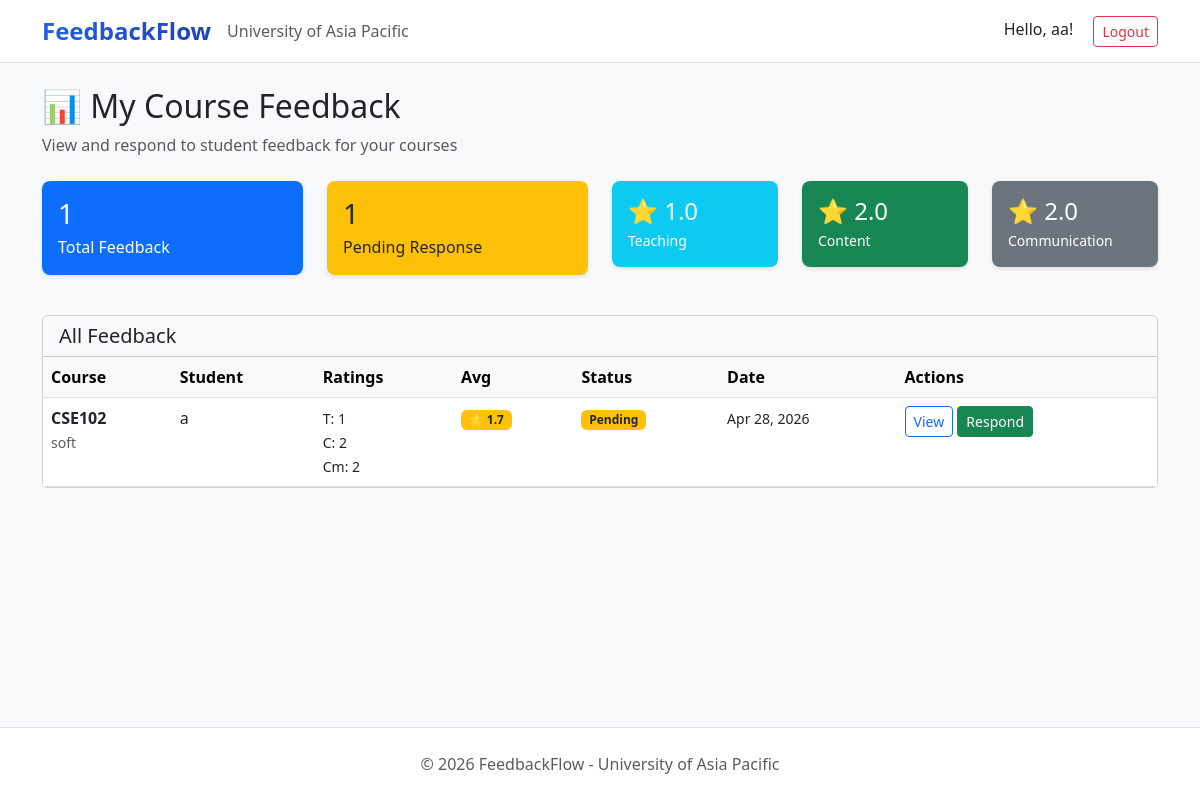
Before: /feedback/faculty/list/ (signed in) with the older database file.
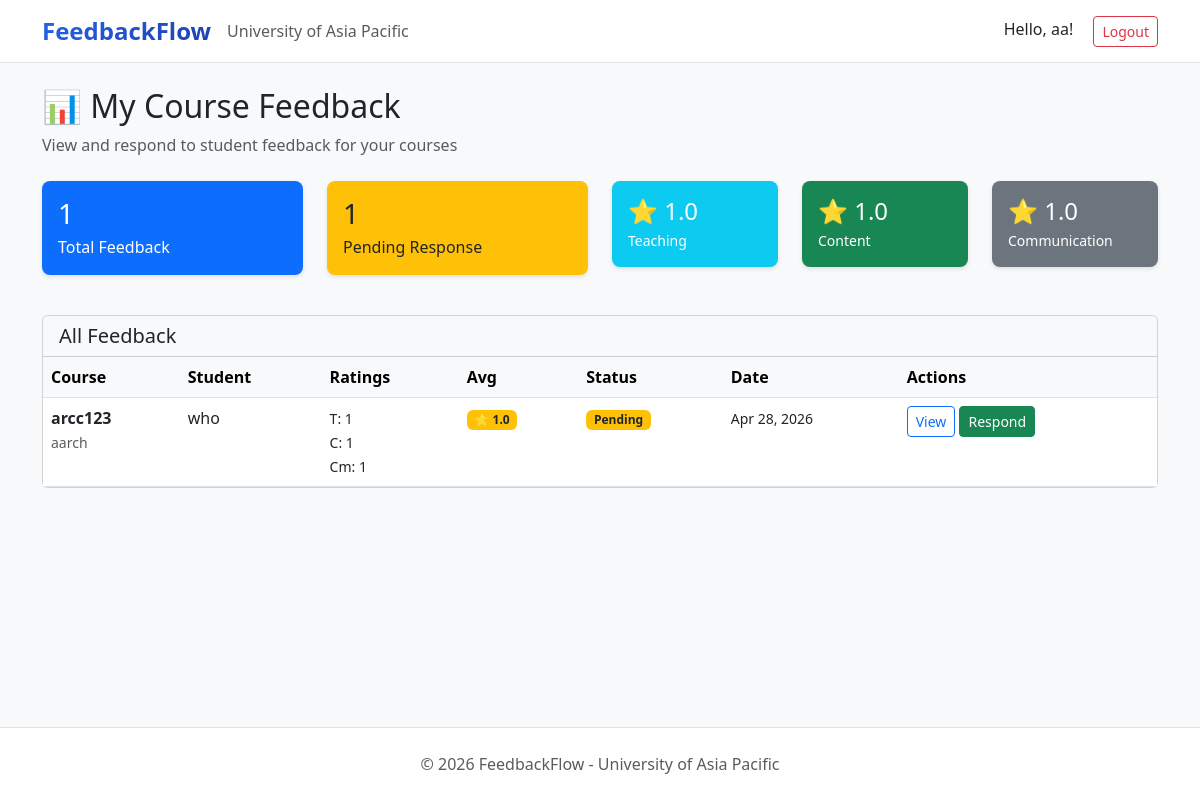
After: the same page with the newer database file.
### users/models.py (models this page shows, shortened)
class User(AbstractBaseUser, PermissionsMixin):
    ROLE_CHOICES = (
        ('Student', 'Student'),
        ('Faculty', 'Faculty'),
        ('HOD', 'Head of Department'),
        ('Staff', 'Staff'),
        ('Admin', 'Administrator'),
    )
    DEPARTMENT_CHOICES = (
        ('DBA', 'Department of Business Administration'),
        ('CSE', 'Department of Computer Science and Engineering'),
        ('CE', 'Department of Civil Engineering'),
        ('EEE', 'Department of Electrical and Electronic Engineering'),
        ('Pharmacy', 'Department of Pharmacy'),
        ('Law', 'Department of Law and Human Rights'),
        ('English', 'Department of English'),
        ('Architecture', 'Department of Architecture'),
    )
    email = models.EmailField(unique=True, max_length=255)
    full_name = models.CharField(max_length=150)
    role = models.CharField(max_length=20, choices=ROLE_CHOICES)
    department = models.CharField(max_length=100, choices=DEPARTMENT_CHOICES, null=True, blank=True)
    student_id = models.CharField(max_length=50, unique=True, null=True, blank=True)
    is_active = models.BooleanField(default=True)
    is_staff = models.BooleanField(default=False)
    created_at = models.DateTimeField(auto_now_add=True)
    updated_at = models.DateTimeField(auto_now=True)
    USERNAME_FIELD = 'email'
    REQUIRED_FIELDS = ['full_name']
    objects = UserManager()
    class Meta:
        verbose_name = 'User'
        verbose_name_plural = 'Users'
        ordering = ['-created_at']
    def get_short_name(self):
        return self.full_name.split()[0] if self.full_name else self.email

### feedback/models.py (models this page shows, shortened)
class Feedback(models.Model):
    STATUS_CHOICES = (
        ('Pending', 'Pending Review'),
        ('Reviewed', 'Reviewed'),
        ('Responded', 'Responded'),
    )
    student = models.ForeignKey(
        settings.AUTH_USER_MODEL,
        on_delete=models.CASCADE,
        related_name='feedback_submitted'
    )
    course = models.ForeignKey(
        Course,
        on_delete=models.CASCADE,
        related_name='feedback_received'
    )
    faculty = models.ForeignKey(
        settings.AUTH_USER_MODEL,
        on_delete=models.SET_NULL,
        null=True,
        blank=True,
        related_name='feedback_received',
        limit_choices_to={'role__in': ['Faculty', 'HOD']}
    )
    teaching_rating = models.IntegerField(
        validators=[MinValueValidator(1), MaxValueValidator(5)],
        help_text='Rate teaching quality (1-5 stars)'
    )
    content_rating = models.IntegerField(
        validators=[MinValueValidator(1), MaxValueValidator(5)],
        help_text='Rate course content (1-5 stars)'
    )
    communication_rating = models.IntegerField(
        validators=[MinValueValidator(1), MaxValueValidator(5)],
        help_text='Rate communication (1-5 stars)'
    )
    comments = models.TextField(blank=True, null=True)
    SECTION_CHOICES = (
        ('A', 'Section A'),
        ('B', 'Section B'),
        ('C', 'Section C'),
        ('D', 'Section D'),
    )
    class_section = models.CharField(
        max_length=1,
        choices=SECTION_CHOICES,
        blank=True,
        null=True
    )
    is_anonymous = models.BooleanField(default=False)
    status = models.CharField(
        max_length=20,
        choices=STATUS_CHOICES,
        default='Pending'
    )
    submitted_at = models.DateTimeField(auto_now_add=True)
    reviewed_at = models.DateTimeField(blank=True, null=True)
    class Meta:
        ordering = ['-submitted_at']
        verbose_name = 'Feedback'
        verbose_name_plural = 'Feedback'
        unique_together = ['student', 'course']
    def get_average_rating(self):
        return round((self.teaching_rating + self.content_rating + self.communication_rating) / 3, 1)

class Course(models.Model):
    course_code = models.CharField(max_length=20, unique=True)
    course_name = models.CharField(max_length=200)
    department = models.CharField(max_length=100)
    semester = models.CharField(max_length=50)
    is_active = models.BooleanField(default=True)
    created_at = models.DateTimeField(auto_now_add=True)
    class Meta:
        ordering = ['course_code']
        verbose_name = 'Course'
        verbose_name_plural = 'Courses'

### feedback/views.py (the view)
# urls.py: path('faculty/list/', views.faculty_feedback_list, name='faculty_feedback_list'),
@login_required
def faculty_feedback_list(request):
    if request.user.role not in ['Faculty', 'HOD']:
        messages.error(request, 'Access denied. Faculty only.')
        return redirect('login')
    feedback_list = Feedback.objects.filter(
        faculty=request.user
    ).select_related('course', 'student').order_by('-submitted_at')
    total_feedback = feedback_list.count()
    pending_response = feedback_list.filter(status='Pending').count()
    avg_ratings = feedback_list.aggregate(
        avg_teaching=Avg('teaching_rating'),
        avg_content=Avg('content_rating'),
        avg_communication=Avg('communication_rating')
    )
    context = {
        'feedback_list': feedback_list,
        'total_feedback': total_feedback,
        'pending_response': pending_response,
        'avg_teaching': round(avg_ratings['avg_teaching'] or 0, 1),
        'avg_content': round(avg_ratings['avg_content'] or 0, 1),
        'avg_communication': round(avg_ratings['avg_communication'] or 0, 1),
        'page_title': 'My Course Feedback'
    }
    return render(request, 'feedback/faculty_feedback_list.html', context)

### feedback/templates/feedback/faculty_feedback_list.html (shortened to what this page needs)
{% extends 'users/base.html' %}
{% block content %}
<div class="container mt-4">
    <div class="mb-4">
        <h2>📊 My Course Feedback</h2>
        <p class="text-muted mb-0">View and respond to student feedback for your courses</p>
    </div>
    <div class="row mb-4">
        <div class="col-md-3 mb-3">
            <div class="stat-card-small bg-primary text-white">
                <h3 class="mb-1">{{ total_feedback }}</h3>
                <p class="mb-0">Total Feedback</p>
            </div>
        </div>
        <div class="col-md-3 mb-3">
            <div class="stat-card-small bg-warning text-dark">
                <h3 class="mb-1">{{ pending_response }}</h3>
                <p class="mb-0">Pending Response</p>
            </div>
        </div>
        <div class="col-md-2 mb-3">
            <div class="stat-card-small bg-info text-white">
                <h4 class="mb-1">⭐ {{ avg_teaching }}</h4>
                <p class="mb-0 small">Teaching</p>
            </div>
        </div>
        <div class="col-md-2 mb-3">
            <div class="stat-card-small bg-success text-white">
                <h4 class="mb-1">⭐ {{ avg_content }}</h4>
                <p class="mb-0 small">Content</p>
            </div>
        </div>
        <div class="col-md-2 mb-3">
            <div class="stat-card-small bg-secondary text-white">
                <h4 class="mb-1">⭐ {{ avg_communication }}</h4>
                <p class="mb-0 small">Communication</p>
            </div>
        </div>
    </div>
    {% if feedback_list %}
        <div class="card">
            <div class="card-header bg-light">
                <h5 class="mb-0">All Feedback</h5>
            </div>
            <div class="card-body p-0">
                <div class="table-responsive">
                    <table class="table table-hover mb-0">
                        <thead class="table-light">
                            <tr>
                                <th>Course</th>
                                <th>Student</th>
                                <th>Ratings</th>
                                <th>Avg</th>
                                <th>Status</th>
                                <th>Date</th>
                                <th>Actions</th>
                            </tr>
                        </thead>
                        <tbody>
                            {% for feedback in feedback_list %}
                            <tr>
                                <td>
                                    <strong>{{ feedback.course.course_code }}</strong><br>
                                    <small class="text-muted">{{ feedback.course.course_name|truncatewords:4 }}</small>
                                </td>
                                <td>
                                    {% if feedback.is_anonymous %}
                                        <span class="badge bg-secondary">Anonymous</span>
                                    {% else %}
                                        {{ feedback.student.full_name }}
                                    {% endif %}
                                </td>
                                <td>
                                    <small>
                                        T: {{ feedback.teaching_rating }}<br>
                                        C: {{ feedback.content_rating }}<br>
                                        Cm: {{ feedback.communication_rating }}
                                    </small>
                                </td>
                                <td>
                                    <span class="badge bg-warning text-dark">
                                        ⭐ {{ feedback.get_average_rating }}
                                    </span>
                                </td>
                                <td>
                                    <span class="badge
                                        {% if feedback.status == 'Pending' %}bg-warning text-dark
                                        {% elif feedback.status == 'Reviewed' %}bg-success
                                        {% elif feedback.status == 'Responded' %}bg-primary
                                        {% endif %}">
                                        {{ feedback.status }}
                                    </span>
                                </td>
                                <td>
                                    <small>{{ feedback.submitted_at|date:"M d, Y" }}</small>
                                </td>
                                <td>
                                    <a href="{% url 'feedback_detail' feedback.id %}" class="btn btn-sm btn-outline-primary">
                                        View
                                    </a>
                                    {% if feedback.status == 'Pending' %}
                                        <a href="{% url 'respond_to_feedback' feedback.id %}" class="btn btn-sm btn-success">
                                            Respond
                                        </a>
                                    {% endif %}
                                </td>
                            </tr>
                            {% endfor %}
                        </tbody>
                    </table>
                </div>
            </div>
        </div>
    {% endif %}
</div>
{% endblock %}

### users/templates/users/base.html (shortened to what this page needs)
<!DOCTYPE html>
<html lang="en">
<head>
    <link href="https://cdn.jsdelivr.net/npm/bootstrap@5.3.0/dist/css/bootstrap.min.css" rel="stylesheet">
</head>
<body>
    <nav class="navbar navbar-expand-lg navbar-light bg-white border-bottom">
        <div class="container">
            <a class="navbar-brand" href="/">FeedbackFlow</a>
            <span class="text-muted">University of Asia Pacific</span>
            {% if user.is_authenticated %}
            <div class="ms-auto">
                <span class="me-3">Hello, {{ user.get_short_name }}!</span>
                <a href="{% url 'logout' %}" class="btn btn-outline-danger btn-sm">Logout</a>
            </div>
            {% endif %}
        </div>
    </nav>
    <main>
        {% block content %}{% endblock %}
    </main>
    <footer class="text-center text-muted py-4 mt-5 bg-white border-top">
        <p class="mb-0">&copy; 2026 FeedbackFlow - University of Asia Pacific</p>
    </footer>
</body>
</html>

### users/templates/users/base.html (style rules this page uses)
body { background-color: #f8f9fa; font-family: 'Segoe UI', Tahoma, Geneva, Verdana, sans-serif; min-height: 100vh; display: flex; flex-direction: column; }
.navbar-brand { font-weight: bold; font-size: 1.5rem; background: linear-gradient(135deg, #2563eb, #1e40af); -webkit-background-clip: text; -webkit-text-fill-color: transparent; }
main { flex: 1; }
footer { margin-top: auto; }

### feedback/templates/feedback/faculty_feedback_list.html (style rules this page uses)
.stat-card-small { border-radius: 8px; padding: 1rem; box-shadow: 0 2px 4px rgba(0,0,0,0.1); }

Changed rows visible on the page:
removed Feedback: course.course_code "CSE102", course.course_name "soft", student.full_name "a", teaching_rating "1", content_rating "2", communication_rating "2", get_average_rating "1.7", status "Pending", submitted_at "Apr 28, 2026", shows "Respond"
added Feedback: course.course_code "arcc123", course.course_name "aarch", student.full_name "who", teaching_rating "1", content_rating "1", communication_rating "1", get_average_rating "1.0", status "Pending", submitted_at "Apr 28, 2026", shows "Respond"
Other visible differences:
{{ avg_content }}: "2.0" → "1.0"
{{ avg_communication }}: "2.0" → "1.0"
